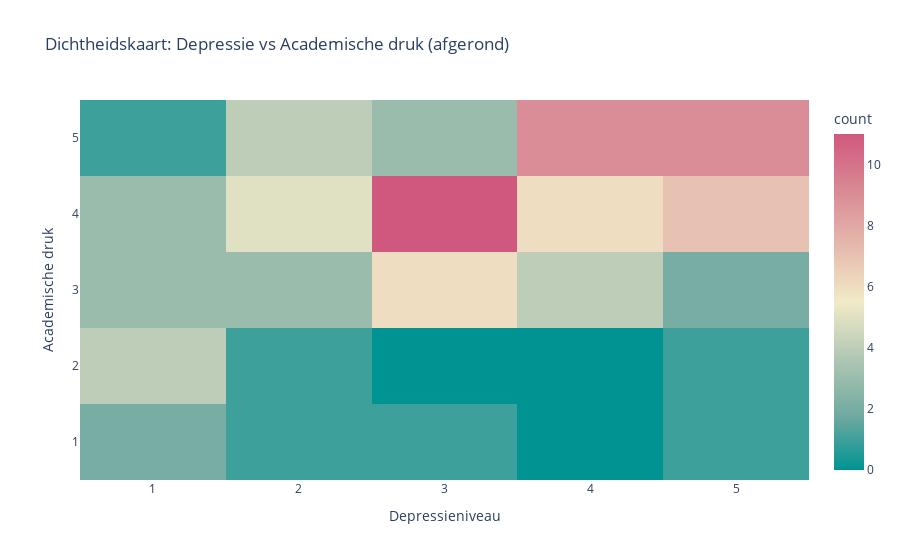

Notebook cell for this chart:
### Code cell
import pandas as pd
import plotly.express as px
import os
import kagglehub

# Dataset ophalen
path = kagglehub.dataset_download("abdullahashfaqvirk/student-mental-health-survey")
csv_path = os.path.join(path, "MentalHealthSurvey.csv")
df = pd.read_csv(csv_path)

# Kolommen numeriek maken
df["depression"] = pd.to_numeric(df["depression"], errors="coerce")
df["academic_pressure"] = pd.to_numeric(df["academic_pressure"], errors="coerce")

# Verwijder missende data
df = df.dropna(subset=["depression", "academic_pressure"])

# Rond waardes af naar hele getallen (voor strakke bins zonder gaten)
df["depression_rounded"] = df["depression"].round(0).astype(int)
df["academic_pressure_rounded"] = df["academic_pressure"].round(0).astype(int)

# Heatmap maken met hele getallen als bins (en netjes op volgorde)
fig = px.density_heatmap(
    df,
    x="depression_rounded",
    y="academic_pressure_rounded",
    title="Dichtheidskaart: Depressie vs Academische druk (afgerond)",
    labels={
        "depression_rounded": "Depressieniveau",
        "academic_pressure_rounded": "Academische druk"
    },
    template="plotly_white",
    color_continuous_scale="tealrose"
)

# Zorg dat de assen getallen zijn (en niet categorisch) zonder ruimtes
fig.update_xaxes(
    type="linear",
    tickmode="linear",
    dtick=1
)
fig.update_yaxes(
    type="linear",
    tickmode="linear",
    dtick=1
)

fig.update_traces(xgap=0, ygap=0)  # 🟢 Dit verwijdert de ruimtes tussen de blokjes

fig.show()

### Figure 1 — Plotly figure (JSON) as saved in the notebook; plotly's stock layout.template omitted (floating-point values rounded to 4 significant figures)
{"data": [{"coloraxis": "coloraxis", "hovertemplate": "Depressieniveau=%{x}<br>Academische druk=%{y}<br>count=%{z}<extra></extra>", "name": "", "type": "histogram2d", "x": [2, 3, 2, 5, 5, 5, 5, 3, 3, 5, 3, 2, 4, 5, 4, 1, 3, 2, 4, 5, 1, 4, 4, 5, 3, 4, 3, 5, 3, 5, 1, 3, 4, 4, 5, 4, 4, 1, 5, 3, 1, 5, 3, 1, 2, 3, 5, 3, 3, 1, 2, 4, 3, 2, 3, 1, 4, 3, 1, 2, 2, 1, 4, 4, 5, 4, 3, 2, 3, 1, 4, 3, 4, 5, 1, 5, 4, 2, 5, 5, 4, 2, 2, 5, 1, 3, 2], "xaxis": "x", "xbingroup": "x", "xgap": 0, "y": [5, 4, 5, 4, 5, 5, 4, 4, 3, 3, 4, 4, 5, 4, 3, 3, 4, 5, 3, 4, 4, 5, 5, 4, 4, 3, 4, 5, 4, 5, 1, 1, 5, 4, 5, 4, 4, 2, 5, 4, 4, 4, 3, 2, 4, 4, 5, 3, 5, 1, 3, 5, 4, 3, 3, 5, 5, 4, 2, 4, 4, 3, 4, 3, 4, 4, 5, 5, 5, 4, 5, 3, 5, 5, 3, 1, 5, 3, 2, 3, 4, 2, 1, 5, 2, 3, 4], "yaxis": "y", "ybingroup": "y", "ygap": 0}], "layout": {"coloraxis": {"colorbar": {"title": {"text": "count"}}, "colorscale": [[0, "rgb(0, 147, 146)"], [0.1667, "rgb(114, 170, 161)"], [0.3333, "rgb(177, 199, 179)"], [0.5, "rgb(241, 234, 200)"], [0.6667, "rgb(229, 185, 173)"], [0.8333, "rgb(217, 137, 148)"], [1, "rgb(208, 88, 126)"]]}, "legend": {"tracegroupgap": 0}, "title": {"text": "Dichtheidskaart: Depressie vs Academische druk (afgerond)"}, "xaxis": {"anchor": "y", "domain": [0, 1], "dtick": 1, "tickmode": "linear", "title": {"text": "Depressieniveau"}, "type": "linear"}, "yaxis": {"anchor": "x", "domain": [0, 1], "dtick": 1, "tickmode": "linear", "title": {"text": "Academische druk"}, "type": "linear"}}}
